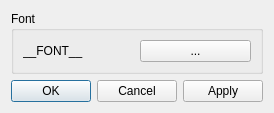
<?xml version="1.0" encoding="UTF-8"?>
<ui version="4.0">
 <class>Preference</class>
 <widget class="QDialog" name="Preference">
  <property name="geometry">
   <rect>
    <x>0</x>
    <y>0</y>
    <width>264</width>
    <height>103</height>
   </rect>
  </property>
  <property name="windowTitle">
   <string>Preference</string>
  </property>
  <layout class="QVBoxLayout" name="verticalLayout">
   <item>
    <widget class="QGroupBox" name="groupBox">
     <property name="title">
      <string>Font</string>
     </property>
     <layout class="QHBoxLayout" name="horizontalLayout">
      <item>
       <widget class="QLabel" name="fontName">
        <property name="text">
         <string notr="true">__FONT__</string>
        </property>
       </widget>
      </item>
      <item>
       <widget class="QPushButton" name="browse">
        <property name="text">
         <string notr="true">...</string>
        </property>
       </widget>
      </item>
     </layout>
    </widget>
   </item>
   <item>
    <widget class="QDialogButtonBox" name="buttonBox">
     <property name="orientation">
      <enum>Qt::Horizontal</enum>
     </property>
     <property name="standardButtons">
      <set>QDialogButtonBox::Apply|QDialogButtonBox::Cancel|QDialogButtonBox::Ok</set>
     </property>
    </widget>
   </item>
  </layout>
 </widget>
 <resources/>
 <connections/>
</ui>
